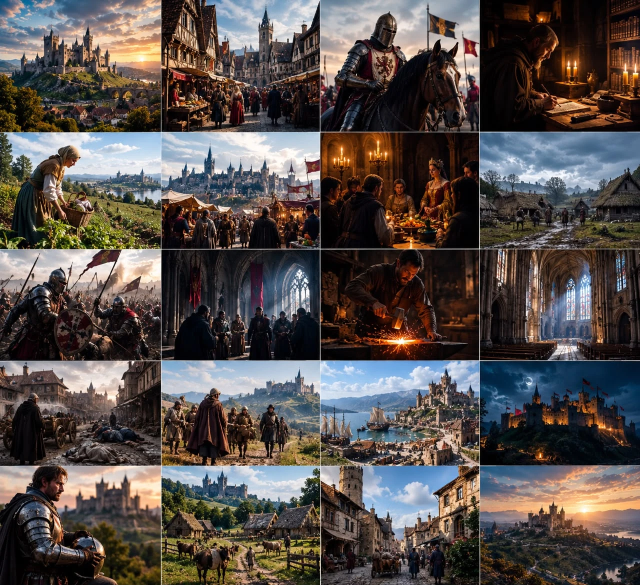
#> input picture videos-edicion/proyectos/edad-media/originales/collage1.webp, 1280 x 1170 px (shown at 1/2 size)
$ python -i ilustraciones.py   (imports and definitions only)
#> lines starting #> are read from the running program, lines starting #| are printed output that depends on the picture
### videos-edicion/proyectos/edad-media/base.py
"""Utilidades de dibujo compartidas: fuentes, ruido, texto con sombra, viñeta y grano."""
import math
from functools import lru_cache
from pathlib import Path

import numpy as np
from PIL import Image, ImageDraw, ImageFilter, ImageFont
from scipy import ndimage

from guion import W, H

AQUI = Path(__file__).parent
FUENTES_NAPOLEON = AQUI.parent / "napoleon" / "fuentes"
INTER = Path("/usr/share/fonts/opentype/inter")

ORO = (245, 200, 60)
ROJO = (215, 35, 45)
AZUL = (20, 60, 160)
BLANCO = (245, 242, 235)
CREMA = (238, 224, 190)


# [14 lines left out: function fuente, not called in this run]


def ease(x):
    x = min(1.0, max(0.0, x))
    return x * x * (3 - 2 * x)


def ease_out(x):
    x = min(1.0, max(0.0, x))
    return 1 - (1 - x) ** 3


def rampa(t, a, b):
    """0 antes de a, 1 después de b, suave entre medias."""
    return ease((t - a) / max(1e-6, b - a))


@lru_cache(None)
def ruido(w, h, semilla, octavas=6, base=4, persistencia=0.55):
    """Ruido fractal en [0,1] de tamaño (h, w)."""
    rng = np.random.default_rng(semilla)
    out = np.zeros((h, w), np.float32)
    amp, total = 1.0, 0.0
    for o in range(octavas):
        n = base * 2 ** o
        g = rng.random((max(2, int(n * h / max(w, h)) + 2), n + 2)).astype(np.float32)
        z = ndimage.zoom(g, (h / (g.shape[0] - 2), w / (g.shape[1] - 2)), order=3)[:h, :w]
        out[: z.shape[0], : z.shape[1]] += z * amp
        total += amp
        amp *= persistencia
    out /= total
    return (out - out.min()) / (out.max() - out.min() + 1e-6)


# [154 lines left out: functions degradado, texto, caja_redondeada, vineta, granos, acabado and 4 more, not called in this run]

### videos-edicion/proyectos/edad-media/ilustraciones.py
"""Ilustraciones épicas dibujadas con código, para cuando no se puede descargar una pintura.

Cada función devuelve una imagen vertical (AW×AH) con cielo pintado, siluetas y luz cálida.
escenas.pintura() las usa si falta imagenes/<clave>.jpg.
"""
import math

import numpy as np
from PIL import Image, ImageDraw, ImageFilter

from base import ruido

AW, AH = 1440, 2560


# ------------------------------------------------------------------ fondos
# [18 lines left out: function cielo, not called in this run]


def textura(img, fuerza=18, semilla=5):
    """Textura de lienzo pintado."""
    n = ruido(AW // 2, AH // 2, semilla, 7, 8, 0.65)
    n = np.asarray(Image.fromarray((n * 255).astype(np.uint8)).resize((AW, AH), Image.BILINEAR)).astype(np.float32) / 255
    a = np.asarray(img.convert("RGB")).astype(np.float32) + (n[..., None] - 0.5) * fuerza * 2
    return Image.fromarray(np.clip(a, 0, 255).astype(np.uint8)).convert("RGBA")


# [151 lines left out: functions colinas, resplandor, torre, castillo, caballero_pie, caballo and 5 more, not called in this run]


# ------------------------------------------------------------------ escenas
NEGRO = (14, 9, 6, 255)


# [267 lines left out: functions esc_regreso, esc_godspeed, esc_accolade, esc_carlomagno, esc_schinkel, esc_destruccion and 9 more, not called in this run]


ESCENAS = {
    "regreso": esc_regreso, "godspeed": esc_godspeed, "accolade": esc_accolade, "carlomagno": esc_carlomagno,
    "schinkel": esc_schinkel, "destruccion": esc_destruccion, "enero": esc_enero, "junio": esc_junio,
    "octubre": esc_octubre, "torneo": esc_torneo, "san_romano": esc_batalla, "ciudad": esc_ciudad,
    "universidad": esc_universidad, "catedral": esc_catedral, "kells": esc_kells, "partida": esc_regreso,
}

>>> import cv2
>>> picture = cv2.imread('originales/collage1.webp', cv2.IMREAD_GRAYSCALE)
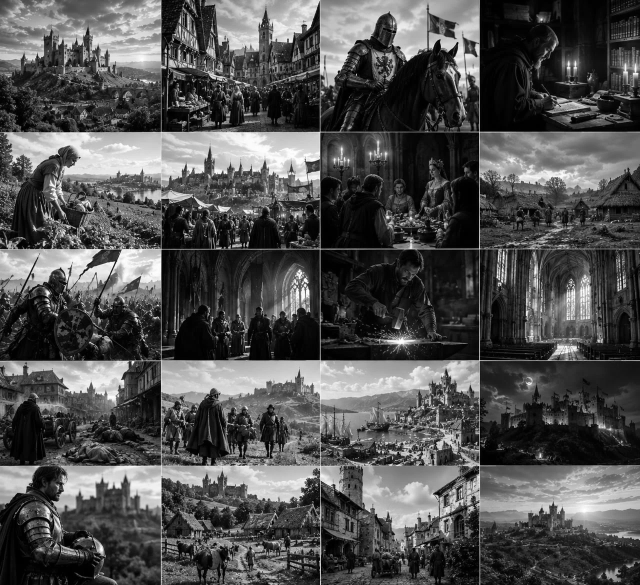
#> picture: shape (1170, 1280) (shown at 1/2 size); min 0, max 255, mean 80.4
>>> result = textura(picture)
#> (the run stopped early here; a loop or call above may not have finished)

$ run again, on videos-edicion/proyectos/edad-media/originales/collage2.webp
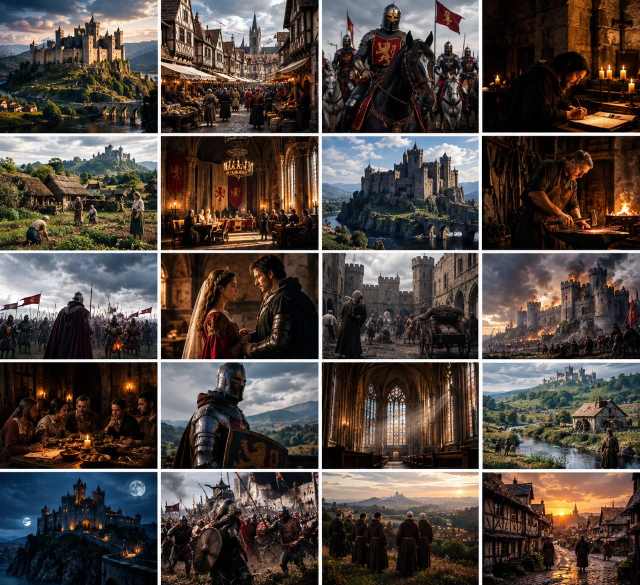
#> input picture videos-edicion/proyectos/edad-media/originales/collage2.webp, 1280 x 1170 px (shown at 1/2 size)
#> `picture = cv2.imread('originales/collage1.webp', cv2.IMREAD_GRAYSCALE)`:
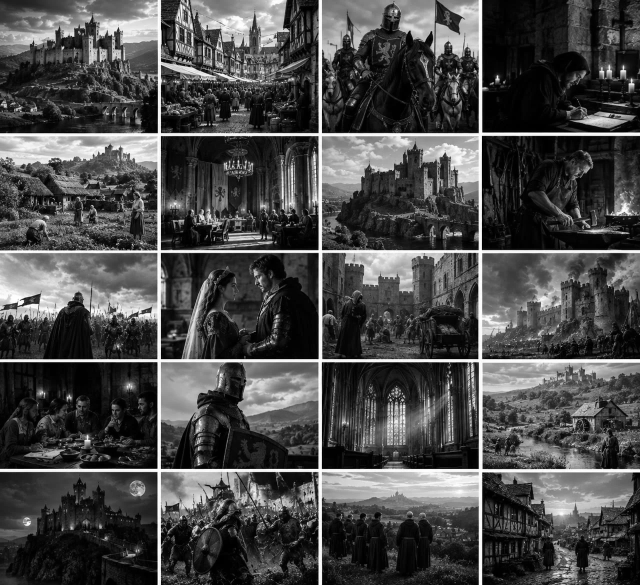
#> picture: shape (1170, 1280) (shown at 1/2 size); min 0, max 255, mean 73

$ run again, on videos-edicion/proyectos/edad-media/originales/collage3.webp
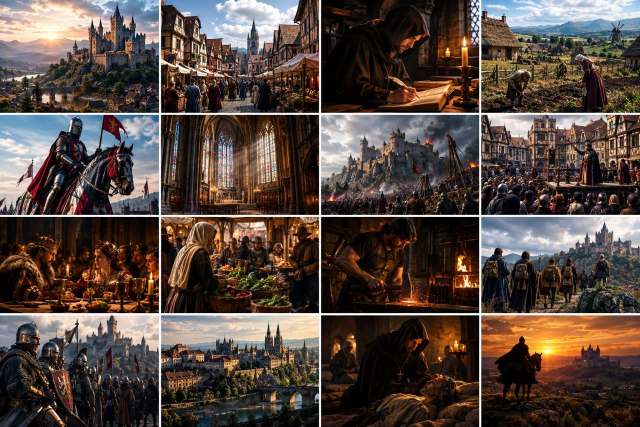
#> input picture videos-edicion/proyectos/edad-media/originales/collage3.webp, 1280 x 853 px (shown at 1/2 size)
#> `picture = cv2.imread('originales/collage1.webp', cv2.IMREAD_GRAYSCALE)`:
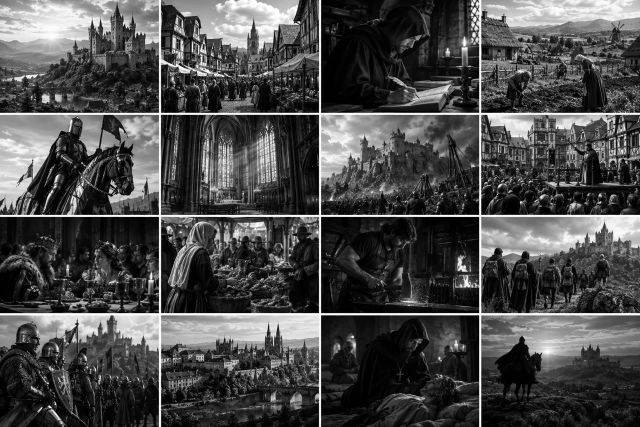
#> picture: shape (853, 1280) (shown at 1/2 size); min 0, max 255, mean 74.7

$ run again, on videos-edicion/proyectos/edad-media/originales/collage4.webp
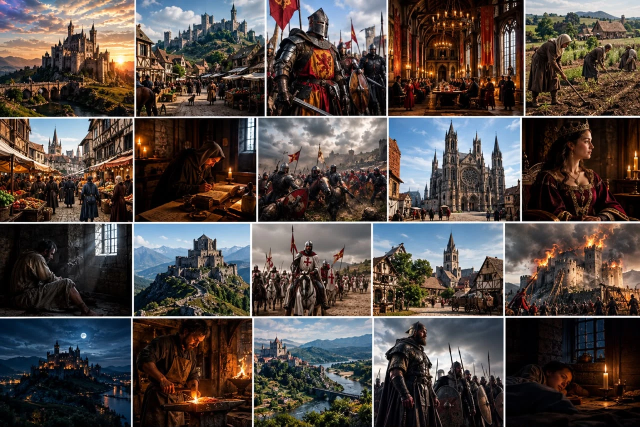
#> input picture videos-edicion/proyectos/edad-media/originales/collage4.webp, 1280 x 853 px (shown at 1/2 size)
#> `picture = cv2.imread('originales/collage1.webp', cv2.IMREAD_GRAYSCALE)`:
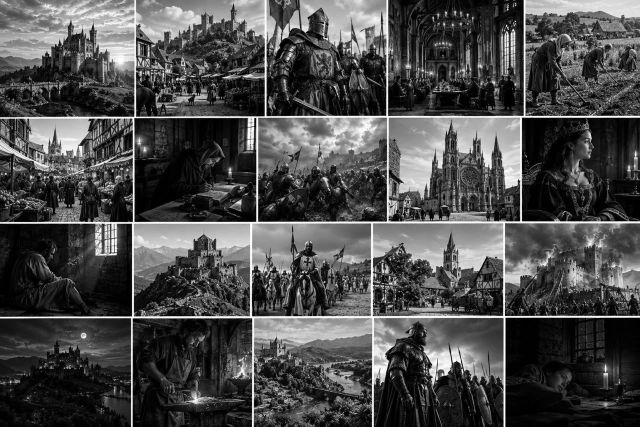
#> picture: shape (853, 1280) (shown at 1/2 size); min 0, max 255, mean 75
